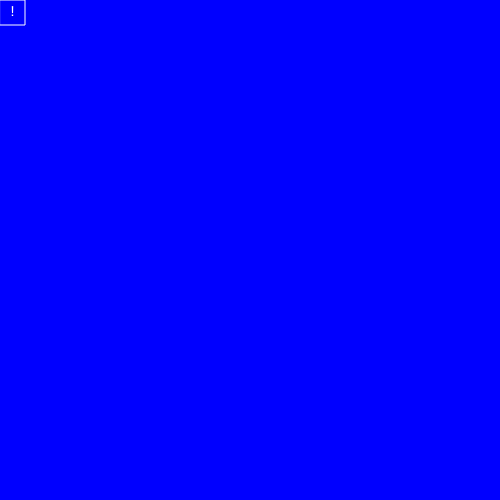
Frame 1 (no input)
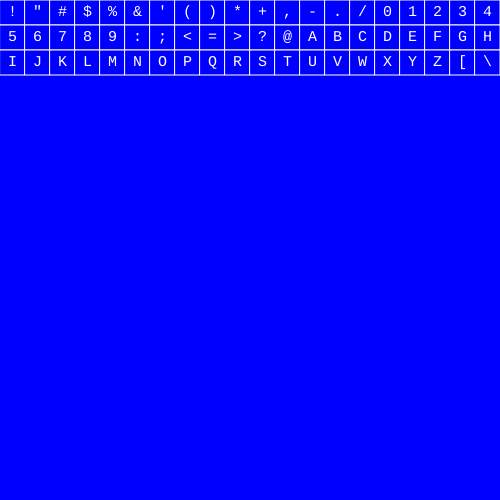
Frame 60 (no input)
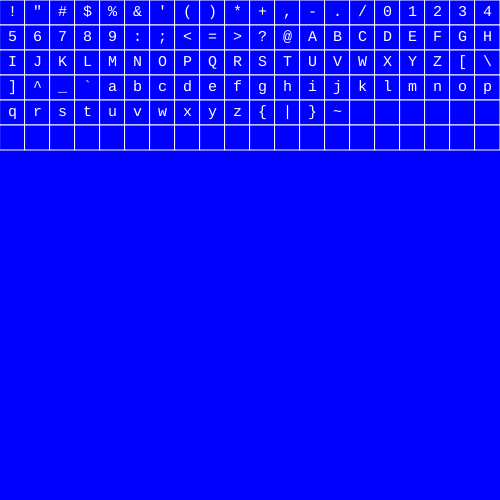
Frame 120 (the mouse pressed at the canvas centre since frame 60)

The p5.js sketch that drew these frames (run headless with seeded random() and noise() and a simulated clock; from frame 60 on, the mouse is pressed at the canvas centre):

// p5.js sketch
// ── sketch.js
//This example demonstrates how to draw unicode characters based on their character code.
//Use of char() to display unicode characters is from p5.js example https://p5js.org/examples/typography-letters.html
//List of unicode characters:
//https://en.wikipedia.org/wiki/List_of_Unicode_characters

var counter = 33; //start unicode numbers from the beginning of latin character set
var w = 25; //width of text box
//variables for x and y coordinates, set starting values so that the center of the text box is inside canvas
var x = w/2;
var y = w/2;
function setup(){
    createCanvas(500,500);
    frameRate(20); //slow down frame rate
    textFont("Courier");
    textSize(15);
    textAlign(CENTER,CENTER);
    background(0,0,255);
    rectMode(CENTER);
}
function draw(){
    var letter = char(counter); //convert unicode number to string
    fill(0,0,255);
    stroke(255);
    rect(x,y,w,w); //draw rectangle with fill 
    
    noStroke();
    fill(255);
    text(letter,x,y); //draw letter
    
    counter++; //increment counter
    x+=w; //move x-coordinate
    //if x gets bigger than width, move one row down
    if(x > width) {
        x = w/2;
        y += w;
    }
    //if y get bigger than height, update background and start from first row
    if(y > height){
        y = w/2;
        background(0,0,255);
    }
    
    //when counter reaches the end of unicode latin characters, loop back to the beginning of character set
    if (counter > 591){
        counter = 33;
    }
}
